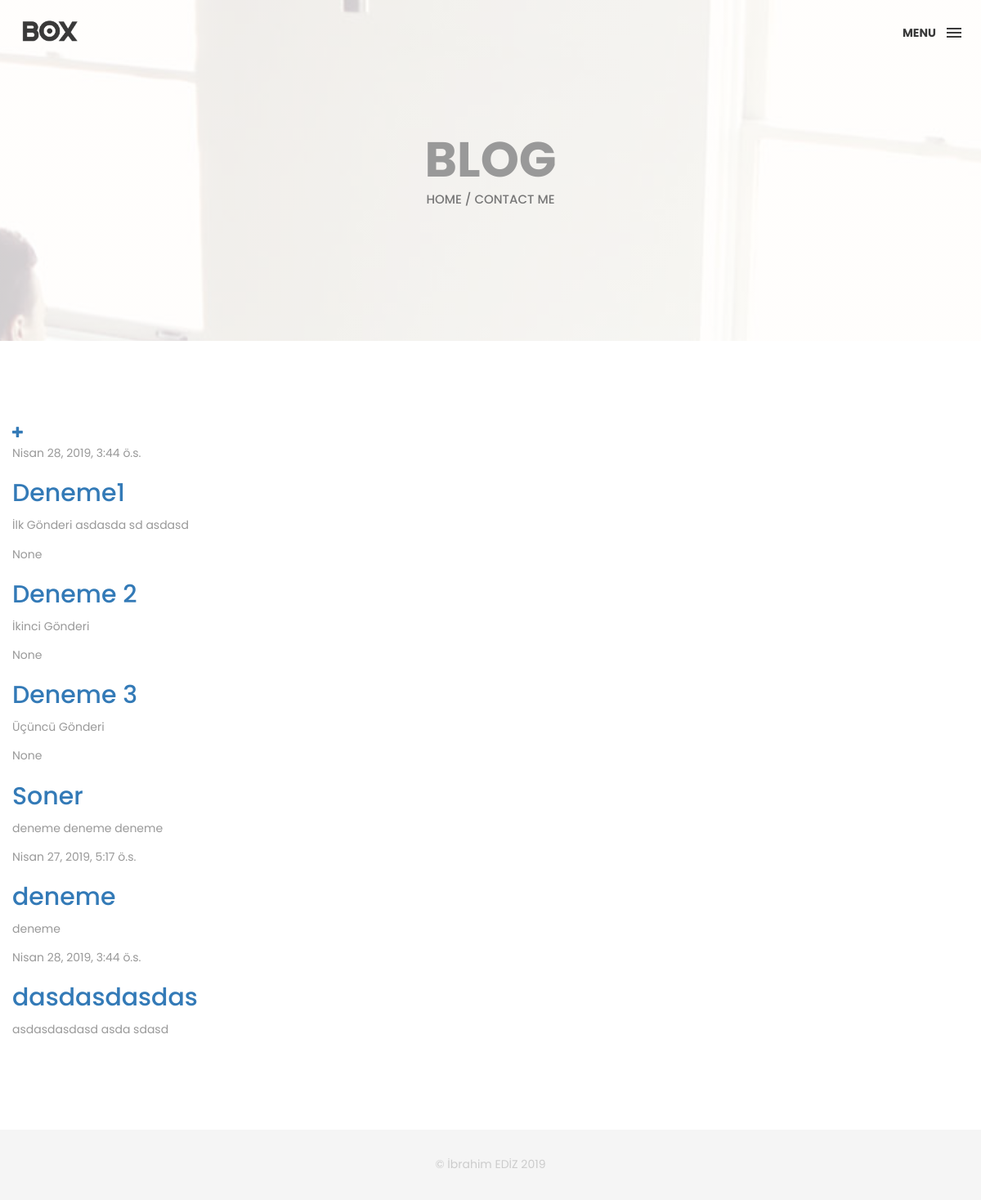
Screenshot of /blog/ with the database file from the repository.
### EdizBlog/models.py (models this page shows, shortened)
class Gonderi(models.Model):
    yazar = models.ForeignKey('auth.User', on_delete=models.CASCADE)
    baslik = models.CharField(max_length=200)
    yazi = models.TextField()
    olustur_zaman = models.DateTimeField(
            default=timezone.now)
    yayim_zaman = models.DateTimeField(
            blank=True, null=True)

### EdizBlog/views.py (the view)
# urls.py: path('', views.gonderi_liste, name='gonderi_liste'),
def gonderi_liste(request):
    Gonderiler = Gonderi.objects.all()
    return render(request, 'EdizBlog/gonderi_liste.html', {'Gonderis':Gonderiler})

### EdizBlog/templates/EdizBlog/gonderi_liste.html
{% extends 'EdizContact/base.html' %}
{% block sayfa_isim %} Blog {% endblock %}
{% block content %}
<a href="{% url 'yeni_gonderi' %}" class="top-menu"><span class="glyphicon glyphicon-plus"></span></a>
        {% for gonderi in Gonderis %}
        <div>
            <p>{{ gonderi.yayim_zaman }} </p>
            <h2>
                <a href="{% url 'gonderi_detay' pk=gonderi.pk %}">{{ gonderi.baslik }}</a>
            </h2>
            <p>{{ gonderi.yazi }} </p>
        </div>
        {% endfor %}
{% endblock %}

### EdizContact/templates/EdizContact/base.html (shortened to what this page needs)
{% load static %}
<!DOCTYPE html>
<html>
<head>
    <link href="{% static 'css/bootstrap.min.css' %}" rel="stylesheet">
    <link href="{% static 'ionicons/css/ionicons.min.css' %}" rel="stylesheet">
    <link href="{% static 'css/style.css' %}" rel="stylesheet">
</head>
<body>
    <div class="container-fluid">
        <header class="box-header">
            <div class="box-logo">
                <a href="{% url 'ana_sayfa' %}"><img src="{%static 'img/logo.png' %}" width="80" alt="Logo"></a>
            </div>
            <a class="box-primary-nav-trigger" href="#0">
                <span class="box-menu-text">Menu</span><span class="box-menu-icon"></span>
            </a>
        </header>
    </div>
    <div class="top-bar">
        <h1>{% block sayfa_isim %} Base {% endblock %}  </h1>
        <p><a href="#">Home</a> / Contact Me</p>
    </div>
    <div class="container main-container">
        {% block content %}
        {% endblock %}
    </div>
    <footer>
        <div class="container-fluid">
            <p class="copyright">© İbrahim EDİZ 2019</p>
        </div>
    </footer>
</body>
</html>

### EdizHome/static/css/style.css (style rules this page uses)
html, body { height: 100%; font-family: 'Poppins', sans-serif; line-height: 1.8; color: #999 }
.main-container { padding: 100px 0; }
a { -webkit-transition: all .3s; transition: all .3s }
h1 { color: #393939; font-size: 60px; text-transform: uppercase; }
.box-header { position: absolute; top: 0; left: 0; background: rgba(255, 255, 255, 0.95); height: 50px; width: 100%; z-index: 3; box-shadow: 0 1px 2px rgba(0, 0, 0, 0.3); -webkit-font-smoothing: antialiased; -moz-osx-font-smoothing: grayscale; }
.box-header { height: 80px; background: transparent; box-shadow: none; }
.box-header { -webkit-transition: background-color 0.3s; transition: background-color 0.3s; -webkit-transform: translate3d(0, 0, 0); transform: translate3d(0, 0, 0); -webkit-backface-visibility: hidden; backface-visibility: hidden; }
.box-logo { display: block; padding: 20px; }
.box-primary-nav-trigger { position: absolute; right: 0; top: 0; height: 100%; width: 50px; background-color: #fff; }
.box-primary-nav-trigger .box-menu-text { color: #393939; text-transform: uppercase; font-weight: 700; display: none; }
.box-primary-nav-trigger .box-menu-icon { display: inline-block; position: absolute; left: 50%; top: 50%; bottom: auto; right: auto; -webkit-transform: translateX(-50%) translateY(-50%); transform: translateX(-50%) translateY(-50%); width: 18px; height: 2px; background-color: #393939; -webkit-transition: background-color 0.3s; transition: background-color 0.3s; list-style: none; }
.box-primary-nav-trigger .box-menu-icon::before, .box-primary-nav-trigger .box-menu-icon:after { content: ''; width: 100%; height: 100%; position: absolute; background-color: #393939; right: 0; -webkit-transition: -webkit-transform .3s, top .3s, background-color 0s; -webkit-transition: top .3s, background-color 0s, -webkit-transform .3s; transition: top .3s, background-color 0s, -webkit-transform .3s; transition: transform .3s, top .3s, background-color 0s; transition: transform .3s, top .3s, background-color 0s, -webkit-transform .3s; }
.box-primary-nav-trigger .box-menu-icon::before { top: -5px; }
.box-primary-nav-trigger .box-menu-icon::after { top: 5px; }
.box-primary-nav-trigger { width: 100px; padding-left: 1em; background-color: transparent; height: 30px; line-height: 30px; right: 10px; top: 50%; bottom: auto; -webkit-transform: translateY(-50%); transform: translateY(-50%); }
.box-primary-nav-trigger .box-menu-text { display: inline-block; }
.box-primary-nav-trigger .box-menu-icon { left: auto; right: 1em; -webkit-transform: translateX(0) translateY(-50%); transform: translateX(0) translateY(-50%); }
footer { padding: 30px 0; text-align: center; background: #f5f5f5 }
.copyright { color: #ccc; margin-bottom: 0; }
.top-bar { color: #333; padding: 150px 0 150px; background: -webkit-linear-gradient( rgba(255, 255, 255, .8), rgba(255, 255, 255, .8)), url(../img/01.jpg); background: linear-gradient( rgba(255, 255, 255, .8), rgba(255, 255, 255, .8)), url(../img/01.jpg); background-size: cover; background-attachment: fixed; background-position: center center; text-align: center; }
.top-bar h1 { font-size: 60px; text-transform: uppercase; font-weight: 700; color: #999; line-height: 50px; }
.top-bar p { font-size: 15px; text-transform: uppercase; font-weight: 500; color: #777; }
.top-bar p a { color: #777; }

### rows the page displays
Gonderi: yayim_zaman "Nisan 28, 2019, 3:44 ö.s.", baslik "Deneme1", yazi "İlk Gönderi asdasda sd asdasd"
Gonderi: yayim_zaman "None", baslik "Deneme 2", yazi "İkinci Gönderi"
Gonderi: yayim_zaman "None", baslik "Deneme 3", yazi "Üçüncü Gönderi"
Gonderi: yayim_zaman "None", baslik "Soner", yazi "deneme deneme deneme"
Gonderi: yayim_zaman "Nisan 27, 2019, 5:17 ö.s.", baslik "deneme", yazi "deneme"
Gonderi: yayim_zaman "Nisan 28, 2019, 3:44 ö.s.", baslik "dasdasdasdas", yazi "asdasdasdasd asda sdasd"
